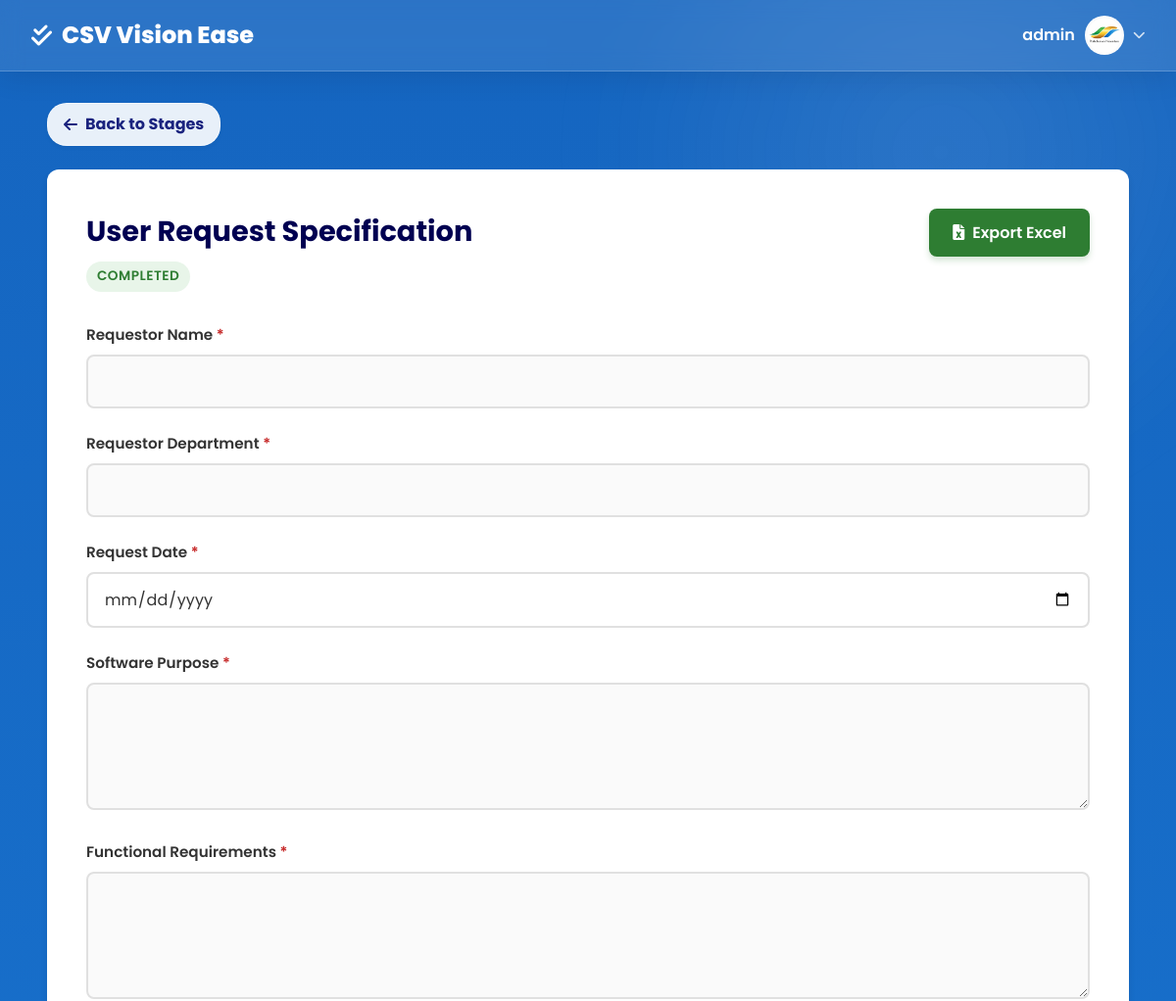
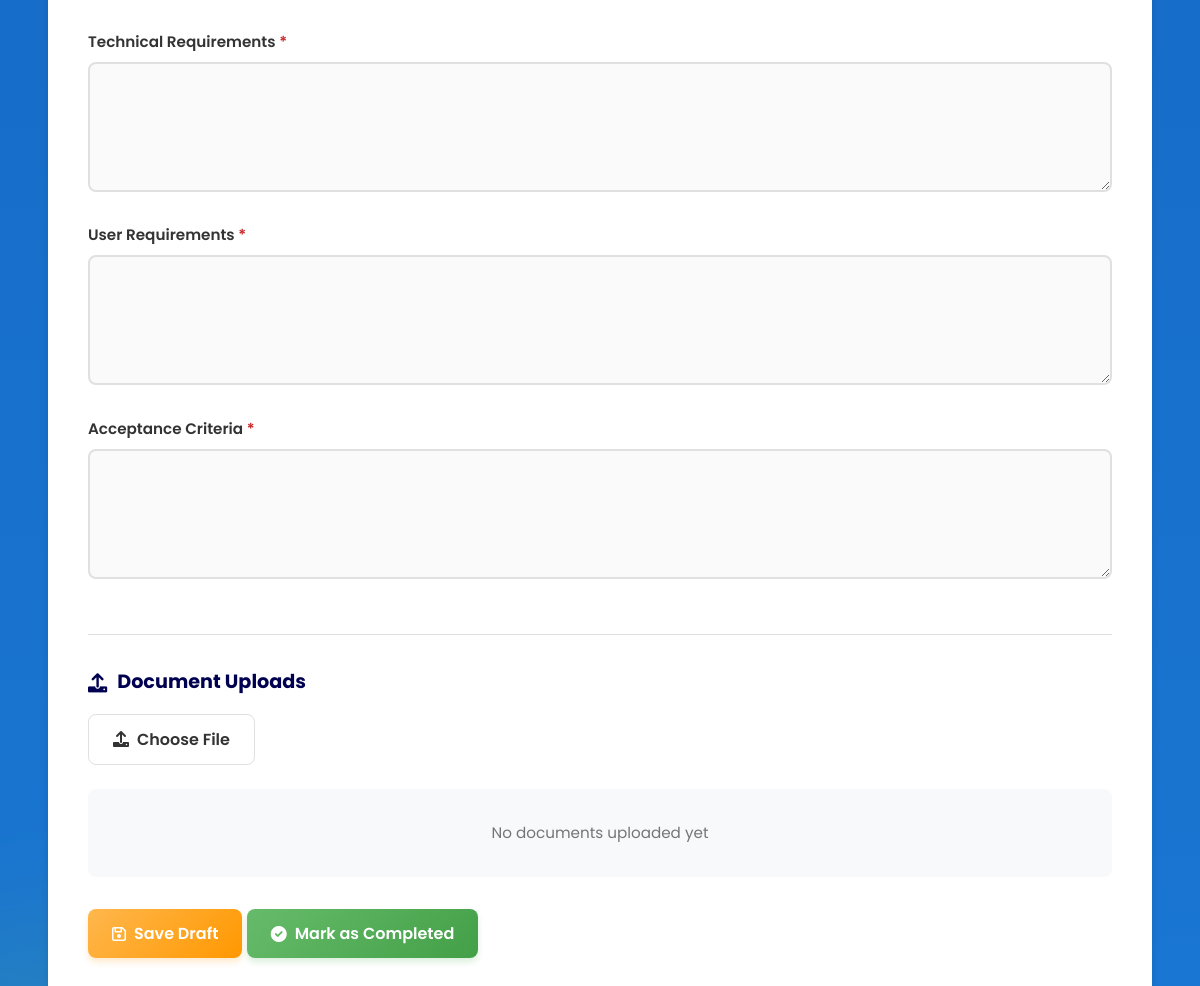
Page /stage_details.php?id=56 (signed in) on the committed database (2 pictures, top to bottom).
### tables this page shows
CREATE TABLE `users` (
  `id` int NOT NULL,
  `username` varchar(50) NOT NULL,
  `password` varchar(255) NOT NULL,
  `role` enum('admin','user') DEFAULT 'user',
  `profile_picture` varchar(255) DEFAULT NULL,
  `created_at` timestamp NULL DEFAULT CURRENT_TIMESTAMP
);

CREATE TABLE `project_stages` (
  `id` int NOT NULL,
  `project_id` int NOT NULL,
  `name` varchar(100) NOT NULL,
  `status` enum('Not Started','In Progress','Completed') DEFAULT 'Not Started',
  `updated_at` timestamp NULL DEFAULT CURRENT_TIMESTAMP ON UPDATE CURRENT_TIMESTAMP,
  `completion_date` date DEFAULT NULL
);

### stage_details.php (the view, shortened to what this page needs)
<?php
require_once 'includes/db.php';
include 'includes/header.php';
$stage_id = $_GET['id'] ?? 0;
$stage = null;
$documents = [];
$urs_details = null;
$validation_report_details = null;
if ($stage_id) {
    $stmt = $pdo->prepare("
        SELECT ps.*, p.name as project_name, p.id as project_id
        FROM project_stages ps
        JOIN projects p ON ps.project_id = p.id
        WHERE ps.id = :id
    ");
    $stmt->execute(['id' => $stage_id]);
    $stage = $stmt->fetch();
    if ($stage) {
        $stmtDocs = $pdo->prepare("SELECT * FROM stage_documents WHERE stage_id = :id ORDER BY uploaded_at DESC");
        $stmtDocs->execute(['id' => $stage_id]);
        $documents = $stmtDocs->fetchAll();
        if ($stage['name'] === 'User Request Specification') {
            $stmtURS = $pdo->prepare("SELECT * FROM stage_urs_details WHERE stage_id = :id");
            $stmtURS->execute(['id' => $stage_id]);
            $urs_details = $stmtURS->fetch();
        } elseif ($stage['name'] === 'IQ - Installation Qualification') {
            $stmtIQ = $pdo->prepare("SELECT * FROM stage_iq_details WHERE stage_id = :id");
            $stmtIQ->execute(['id' => $stage_id]);
            $iq_details = $stmtIQ->fetch();
        } elseif ($stage['name'] === 'OQ - Operational Qualification') {
            $stmtOQ = $pdo->prepare("SELECT * FROM stage_oq_details WHERE stage_id = :id");
            $stmtOQ->execute(['id' => $stage_id]);
            $oq_details = $stmtOQ->fetch();
        } elseif ($stage['name'] === 'PQ - Performance Qualification') {
            $stmtPQ = $pdo->prepare("SELECT * FROM stage_pq_details WHERE stage_id = :id");
            $stmtPQ->execute(['id' => $stage_id]);
            $pq_details = $stmtPQ->fetch();
        } elseif (in_array($stage['name'], ['Validation Report', 'Laporan Validasi'], true)) {
            $stmtVal = $pdo->prepare("SELECT * FROM stage_validation_report_details WHERE stage_id = :id");
            $stmtVal->execute(['id' => $stage_id]);
            $validation_report_details = $stmtVal->fetch();
        }
    }
}
function getStageDisplayName(string $stageName): string {
    return match ($stageName) {
        'Laporan Validasi' => 'Validation Report',
        default => $stageName
    };
}
?>
<?php if ($stage): ?>
    <div class="container fade-in">
        <a href="project_details.php?id=<?php echo $stage['project_id']; ?>" class="back-link">
            <i class="fas fa-arrow-left" style="margin-right: 8px;"></i> Back to Stages
        </a>
        <div class="project-detail-card">
            <div class="project-detail-header">
                <div>
                    <h1 class="stage-title"><?php echo htmlspecialchars(getStageDisplayName($stage['name'])); ?></h1>
                    <div class="badge badge-<?php
                        echo match($stage['status']) {
                            'Completed' => 'success',
                            'In Progress' => 'warning',
                            default => 'secondary'
                        };
                    ?>">
                        <?php echo $stage['status']; ?>
                    </div>
                </div>
                <?php
                $is_validation_report_stage = in_array($stage['name'], ['Validation Report', 'Laporan Validasi'], true);
                $is_approved = false;
                if ($is_validation_report_stage && $validation_report_details) {
                    $is_approved = !empty($validation_report_details['prepared_by']) &&
                                   !empty($validation_report_details['reviewed_by']) &&
                                   !empty($validation_report_details['approved_by']);
                } else {
                    $is_approved = true;
                }
                ?>
                <?php if ($is_approved): ?>
                <a href="export_stage_excel.php?id=<?php echo $stage['id']; ?>" class="btn" style="background-color: var(--success-color); color: white; box-shadow: 0 4px 6px rgba(46, 125, 50, 0.2);">
                    <i class="fas fa-file-excel"></i> Export Excel
                </a>
                <?php else: ?>
                <button type="button" class="btn" disabled style="background-color: #ccc; cursor: not-allowed; opacity: 0.7;" title="Complete all approvals to enable export">
                    <i class="fas fa-file-excel"></i> Export Excel
                </button>
                <?php endif; ?>
            </div>
            <form method="POST" enctype="multipart/form-data">
                <?php if ($stage['name'] === 'User Request Specification'): ?>
                    <div class="form-group">
                        <label>Requestor Name <span style="color: var(--danger-color)">*</span></label>
                        <input type="text" name="requestor_name" value="<?php echo htmlspecialchars($urs_details['requestor_name'] ?? ''); ?>" required class="form-control">
                    </div>
                    <div class="form-group">
                        <label>Requestor Department <span style="color: var(--danger-color)">*</span></label>
                        <input type="text" name="requestor_department" value="<?php echo htmlspecialchars($urs_details['requestor_department'] ?? ''); ?>" required class="form-control">
                    </div>
                    <div class="form-group">
                        <label>Request Date <span style="color: var(--danger-color)">*</span></label>
                        <input type="date" name="request_date" value="<?php echo htmlspecialchars($urs_details['request_date'] ?? ''); ?>" required class="form-control">
                    </div>
                    <div class="form-group">
                        <label>Software Purpose <span style="color: var(--danger-color)">*</span></label>
                        <textarea name="software_purpose" rows="4" required class="form-control"><?php echo htmlspecialchars($urs_details['software_purpose'] ?? ''); ?></textarea>
                    </div>
                    <div class="form-group">
                        <label>Functional Requirements <span style="color: var(--danger-color)">*</span></label>
                        <textarea name="functional_requirements" rows="4" required class="form-control"><?php echo htmlspecialchars($urs_details['functional_requirements'] ?? ''); ?></textarea>
                    </div>
                    <div class="form-group">
                        <label>Technical Requirements <span style="color: var(--danger-color)">*</span></label>
                        <textarea name="technical_requirements" rows="4" required class="form-control"><?php echo htmlspecialchars($urs_details['technical_requirements'] ?? ''); ?></textarea>
                    </div>
                    <div class="form-group">
                        <label>User Requirements <span style="color: var(--danger-color)">*</span></label>
                        <textarea name="user_requirements" rows="4" required class="form-control"><?php echo htmlspecialchars($urs_details['user_requirements'] ?? ''); ?></textarea>
                    </div>
                    <div class="form-group">
                        <label>Acceptance Criteria <span style="color: var(--danger-color)">*</span></label>
                        <textarea name="acceptance_criteria" rows="4" required class="form-control"><?php echo htmlspecialchars($urs_details['acceptance_criteria'] ?? ''); ?></textarea>
                    </div>
                <?php endif; ?>
                <div class="document-upload-section">
                    <h3 class="document-upload-header">
                        <i class="fas fa-upload"></i> Document Uploads
                    </h3>
                    <div class="upload-area">
                        <button type="button" onclick="window.document.getElementById('file-upload').click()" class="btn btn-secondary">
                            <i class="fas fa-upload"></i> Choose File
                        </button>
                    </div>
                    <div class="documents-list">
                        <?php if (empty($documents)): ?>
                            <p style="color: var(--text-light); font-size: 0.95rem; text-align: center; padding: 2rem; background: #f8f9fa; border-radius: 8px;">No documents uploaded yet</p>
                        <?php endif; ?>
                    </div>
                </div>
                <div class="action-buttons">
                    <button type="submit" name="action" value="save_draft" formnovalidate class="btn btn-save-draft">
                        <i class="far fa-save"></i> Save Draft
                    </button>
                    <button type="submit" name="action" value="mark_completed" class="btn btn-mark-completed">
                        <i class="fas fa-check-circle"></i> Mark as Completed
                    </button>
                </div>
            </form>
        </div>
    </div>
<?php endif; ?>
<?php include 'includes/footer.php'; ?>

### includes/header.php (shortened to what this page needs)
<!DOCTYPE html>
<html lang="en">
<head>
    <link rel="stylesheet" href="assets/css/style.css?v=<?php echo time(); ?>">
    <link rel="stylesheet" href="https://cdnjs.cloudflare.com/ajax/libs/font-awesome/6.0.0/css/all.min.css">
</head>
<body>
    <nav class="navbar">
        <a href="dashboard.php" class="navbar-brand">
            <i class="fas fa-check-double"></i>
            <span>CSV Vision Ease</span>
        </a>
        <div class="user-menu" style="position: relative;">
            <div class="user-dropdown-toggle" onclick="toggleDropdown()" style="cursor: pointer; display: flex; align-items: center; gap: 10px;">
                <?php
                require_once 'includes/db.php';
                $stmtHeader = $pdo->prepare("SELECT profile_picture FROM users WHERE id = :id");
                $stmtHeader->execute(['id' => $_SESSION['user_id']]);
                $userHeader = $stmtHeader->fetch();
                $profilePic = $userHeader['profile_picture'] ?? '';
                ?>
                <span style="font-weight: 600;"><?php echo htmlspecialchars($_SESSION['username']); ?></span>
                <div style="width: 40px; height: 40px; border-radius: 50%; background: #f0f0f0; overflow: hidden; border: 2px solid rgba(255, 255, 255, 0.8);">
                    <?php if ($profilePic && file_exists($profilePic)): ?>
                        <img src="<?php echo $profilePic; ?>" alt="Profile" style="width: 100%; height: 100%; object-fit: cover;">
                    <?php else: ?>
                        <div style="width: 100%; height: 100%; display: flex; align-items: center; justify-content: center; background: var(--primary-color); color: white;">
                            <i class="fas fa-user"></i>
                        </div>
                    <?php endif; ?>
                </div>
                <i class="fas fa-chevron-down" style="font-size: 0.8rem; color: rgba(255, 255, 255, 0.8);"></i>
            </div>
        </div>
    </nav>
    <div class="container">

### rows in the picture
users: profile_picture (picture)
project_stages: name "User Request Specification", status "COMPLETED"

### other values in the picture
$_SESSION['username'] "admin"
